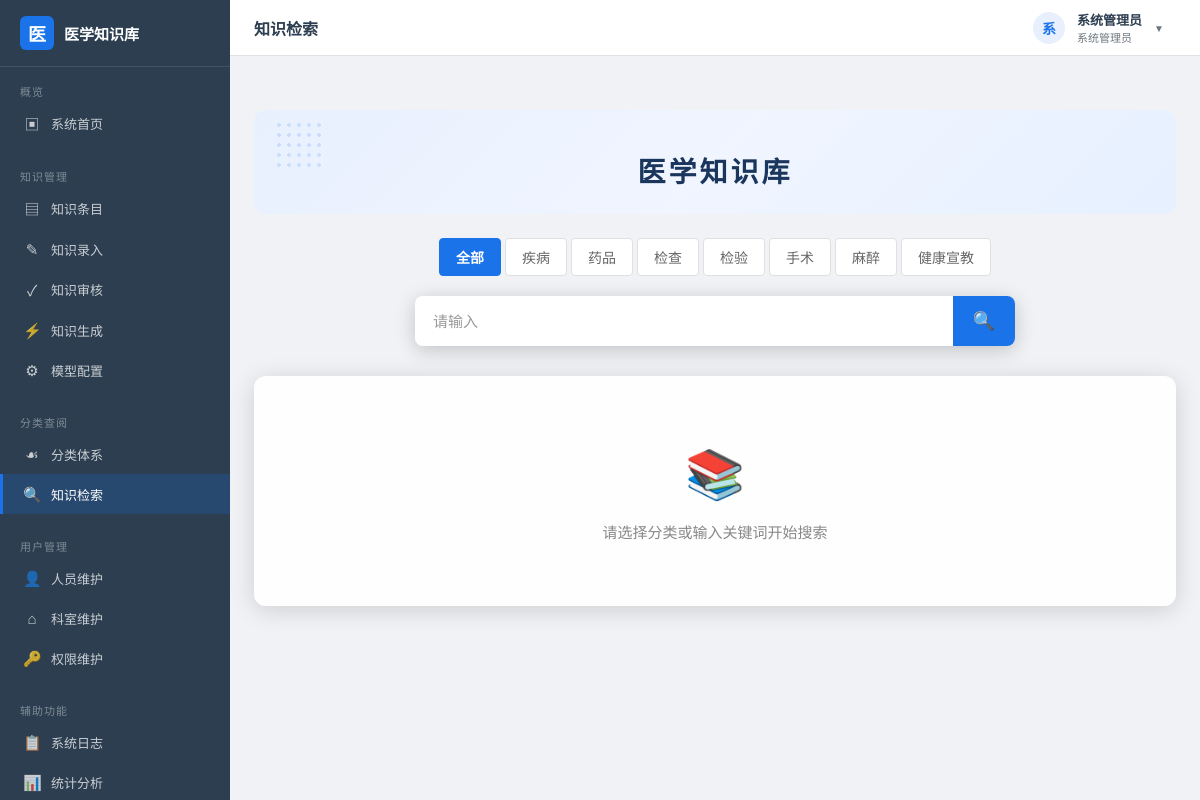
Page /search?page=3&q=&cat=0 (signed in) on the earlier database version.
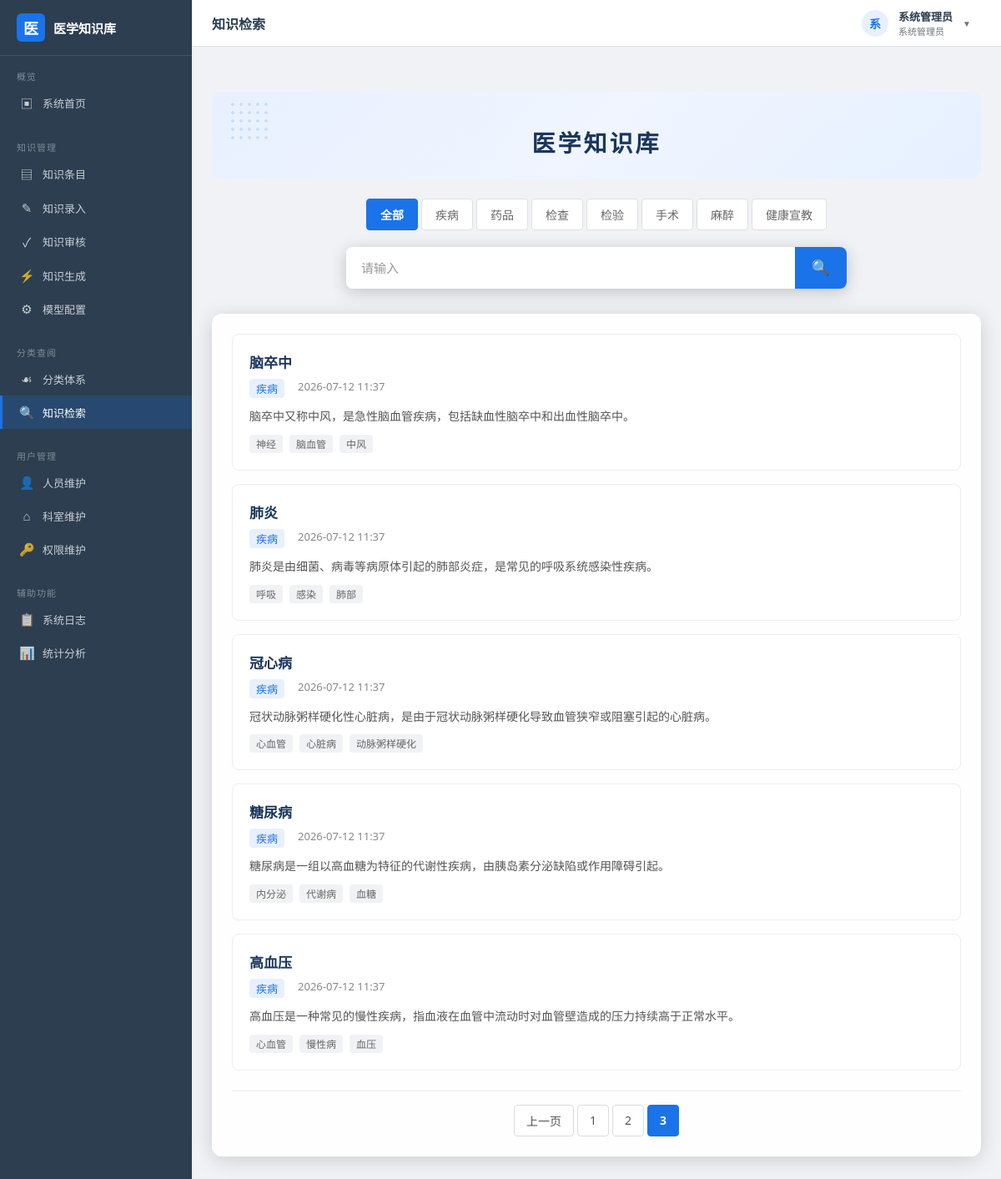
Same page on the later database version.
### models.py (models this page shows, shortened)
class Category(db.Model):
    __tablename__ = "category"
    id = db.Column(db.Integer, primary_key=True, autoincrement=True)
    name = db.Column(db.String(80), nullable=False)
    code = db.Column(db.String(30), unique=True, nullable=False)
    parent_id = db.Column(db.Integer, db.ForeignKey("category.id"), nullable=True)
    level = db.Column(db.Integer, default=1)
    sort_order = db.Column(db.Integer, default=0)
    description = db.Column(db.String(300), default="")
    created_at = db.Column(db.DateTime, default=datetime.now)
    parent = db.relationship("Category", remote_side=[id], backref="sub_categories")
    entries = db.relationship("KnowledgeEntry", backref="category", lazy="dynamic")

class KnowledgeEntry(db.Model):
    __tablename__ = "knowledge_entry"
    id = db.Column(db.Integer, primary_key=True, autoincrement=True)
    title = db.Column(db.String(200), nullable=False)
    category_id = db.Column(db.Integer, db.ForeignKey("category.id"), nullable=True)
    summary = db.Column(db.Text, default="")
    definition = db.Column(db.Text, default="")
    etiology = db.Column(db.Text, default="")
    clinical_manifestation = db.Column(db.Text, default="")
    diagnosis = db.Column(db.Text, default="")
    treatment = db.Column(db.Text, default="")
    prevention = db.Column(db.Text, default="")
    references = db.Column(db.Text, default="")
    tags = db.Column(db.String(300), default="")
    source = db.Column(db.String(20), default="manual")
    status = db.Column(db.String(20), default="draft")
    version = db.Column(db.Integer, default=1)
    created_by = db.Column(db.Integer, db.ForeignKey("user.id"), nullable=True)
    reviewed_by = db.Column(db.Integer, db.ForeignKey("user.id"), nullable=True)
    created_at = db.Column(db.DateTime, default=datetime.now)
    updated_at = db.Column(db.DateTime, default=datetime.now, onupdate=datetime.now)
    reviewed_at = db.Column(db.DateTime, nullable=True)
    author = db.relationship("User", foreign_keys=[created_by], backref="authored_entries")
    reviewer = db.relationship("User", foreign_keys=[reviewed_by])

### app.py (the view, shortened to what this page needs)
    @app.route("/search")
    @login_required
    def search():
        keyword = request.args.get("q", "").strip()
        cat_id = request.args.get("cat", 0, type=int)
        page = request.args.get("page", 1, type=int)
        query = KnowledgeEntry.query.filter_by(status="published")
        if cat_id:
            query = query.filter_by(category_id=cat_id)
        pagination = query.order_by(KnowledgeEntry.updated_at.desc()).paginate(
            page=page, per_page=app.config["PER_PAGE"], error_out=False
        )
        categories = Category.query.order_by(Category.level, Category.sort_order).all()
        current_cat_name = ""
        if cat_id:
            cat = Category.query.get(cat_id)
            if cat:
                current_cat_name = cat.name
        log_access(g.current_user, "search", "知识检索", f"关键词:{keyword} 分类:{current_cat_name}")
        return render_template(
            "category/public_search.html",
            entries=pagination.items, pagination=pagination,
            keyword=keyword, cat_id=cat_id, categories=categories,
            current_cat_name=current_cat_name,
        )

### app.py (called while the page is built)
def register_before_handlers(app: Flask):
    @app.before_request
    def _load_current_user():
        uid = session.get("uid")
        g.current_user = None
        if uid:
            g.current_user = User.query.get(uid)
    @app.context_processor
    def _inject_globals():
        return {
            "current_user": g.current_user,
            "current_year": datetime.now().year,
        }

def login_required(func):
    @wraps(func)
    def wrapper(*args, **kwargs):
        if not g.current_user:
            flash("请先登录系统", "warning")
            return redirect(url_for("login", next=request.full_path))
        return func(*args, **kwargs)
    return wrapper

def register_template_helpers(app: Flask):
    @app.template_filter("fmt_date")
    def fmt_date(value):
        if not value:
            return ""
        if isinstance(value, str):
            return value
        return value.strftime("%Y-%m-%d %H:%M")
    @app.template_filter("status_label")
    def status_label(value):
        mapping = {
            "draft": "草稿",
            "pending": "待审核",
            "published": "已发布",
            "rejected": "已驳回",
        }
        return mapping.get(value, value)

### templates/category/public_search.html (shortened to what this page needs)
{% extends "layout.html" %}
{% block page_title %}知识检索{% endblock %}
{% block content %}
<div class="search-page-inner">
    <div class="search-header">
        <div class="dots-bg"></div>
        <h1>医学知识库</h1>
    </div>
    <div class="search-nav">
        <div class="nav-inner">
            <span class="search-nav-item {% if not cat_id %}active{% endif %}" data-cat="0">全部</span>
            {% for cat in categories %}
            <span class="search-nav-item {% if cat_id == cat.id %}active{% endif %}" data-cat="{{ cat.id }}">{{ cat.name }}</span>
            {% endfor %}
        </div>
    </div>
    <div class="search-bar-wrap">
        <div class="search-box">
            <input type="text" id="search-input" name="q" placeholder="请输入" value="{{ keyword }}" autocomplete="off">
            <button type="button" id="search-btn" class="search-btn">🔍</button>
        </div>
    </div>
    <div class="search-results">
        {% if entries %}
        <div class="results-list">
            {% for e in entries %}
            <div class="result-item" onclick="window.location.href='{{ url_for('entry_detail', eid=e.id) }}'">
                <div class="result-title">{{ e.title }}</div>
                <div class="result-meta">
                    <span class="result-category">{{ e.category.name if e.category else '未分类' }}</span>
                    <span class="result-time">{{ e.updated_at|fmt_date }}</span>
                </div>
                <div class="result-summary">{{ e.summary or '暂无摘要' }}</div>
                <div class="result-tags">
                    {% if e.tags %}
                    {% for tag in e.tags.split(',')[:3] %}
                    <span class="tag">{{ tag.strip() }}</span>
                    {% endfor %}
                    {% endif %}
                </div>
            </div>
            {% endfor %}
        </div>
        {% if pagination.pages > 1 %}
        <div class="results-pagination">
            {% if pagination.has_prev %}
            <a href="{{ url_for('search', page=pagination.prev_num, q=keyword, cat=cat_id) }}" class="page-link">上一页</a>
            {% endif %}
            {% for p in range(1, pagination.pages + 1) %}
                {% if p == pagination.page %}
                <span class="page-current">{{ p }}</span>
                {% else %}
                <a href="{{ url_for('search', page=p, q=keyword, cat=cat_id) }}" class="page-link">{{ p }}</a>
                {% endif %}
            {% endfor %}
        </div>
        {% endif %}
        {% else %}
        {% if keyword or cat_id %}
        <div class="empty-results">
            <div class="empty-icon">🔍</div>
            <div class="empty-text">未找到匹配的知识</div>
        </div>
        {% else %}
        <div class="empty-results">
            <div class="empty-icon">📚</div>
            <div class="empty-text">请选择分类或输入关键词开始搜索</div>
        </div>
        {% endif %}
        {% endif %}
    </div>
</div>
{% endblock %}

Differences in the rows shown:
added KnowledgeEntry: title "脑卒中", category "疾病", updated_at|fmt_date "2026-07-12 11:37", summary "脑卒中又称中风，是急性脑血管疾病，包括缺血性脑卒中和出血性脑卒中。", strip "神经" "脑血管" "中风"
added KnowledgeEntry: title "肺炎", category "疾病", updated_at|fmt_date "2026-07-12 11:37", summary "肺炎是由细菌、病毒等病原体引起的肺部炎症，是常见的呼吸系统感染性疾病。", strip "呼吸" "感染" "肺部"
added KnowledgeEntry: title "冠心病", category "疾病", updated_at|fmt_date "2026-07-12 11:37", summary "冠状动脉粥样硬化性心脏病，是由于冠状动脉粥样硬化导致血管狭窄或阻塞引起的心脏病。", strip "心血管" "心脏病" "动脉粥样硬化"
added KnowledgeEntry: title "糖尿病", category "疾病", updated_at|fmt_date "2026-07-12 11:37", summary "糖尿病是一组以高血糖为特征的代谢性疾病，由胰岛素分泌缺陷或作用障碍引起。", strip "内分泌" "代谢病" "血糖"
added KnowledgeEntry: title "高血压", category "疾病", updated_at|fmt_date "2026-07-12 11:37", summary "高血压是一种常见的慢性疾病，指血液在血管中流动时对血管壁造成的压力持续高于正常水平。", strip "心血管" "慢性病" "血压"
Other differences:
text no longer shown: "📚 请选择分类或输入关键词开始搜索"
text now shown: "上一页"
new list line: "1"
new list line: "2"
new list line: "3"
